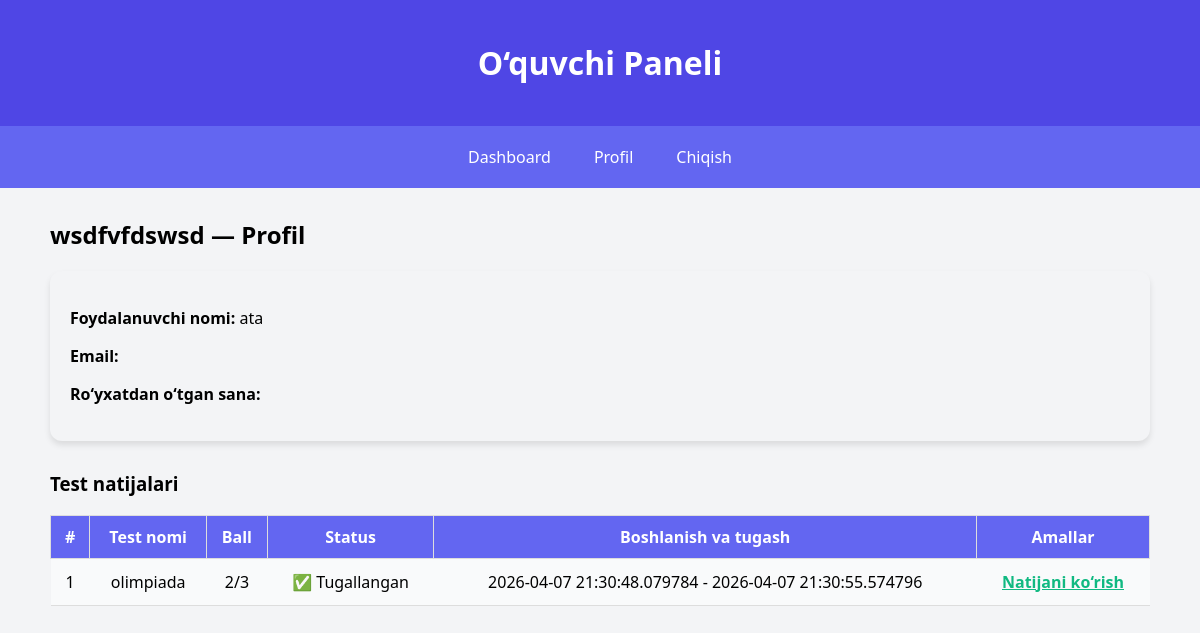
/student/profile (signed in), run on an earlier commit of the app's database.
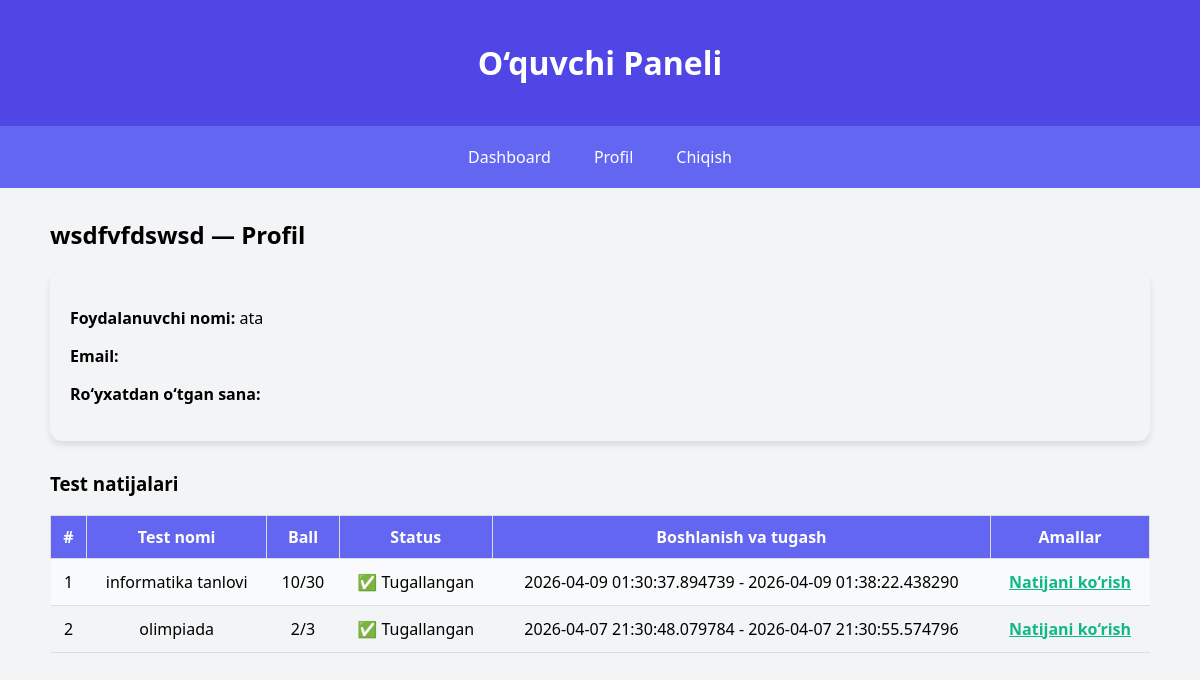
And on a later commit of the database.
### tables this page shows
CREATE TABLE test_results (
        id INTEGER PRIMARY KEY AUTOINCREMENT,
        user_id INTEGER NOT NULL,          
        test_id INTEGER NOT NULL,          
        score INTEGER DEFAULT 0,           
        max_score INTEGER DEFAULT 0,      
        start_time DATETIME,              
        end_time DATETIME,
        completed BOOLEAN DEFAULT 0,                   
        FOREIGN KEY (user_id) REFERENCES users(id),
        FOREIGN KEY (test_id) REFERENCES tests(id)
    );

CREATE TABLE tests (
            id INTEGER PRIMARY KEY AUTOINCREMENT,
            title TEXT NOT NULL,
            duration INTEGER NOT NULL,
            description TEXT NOT NULL,
            test_class INTEGER NOT NULL,
            start_time DATETIME NOT NULL,
            end_time DATETIME NOT NULL
        );

### routes/student.py (the view)
@bp.route('/profile')
def profile():
    if 'user_id' not in session:
        flash("Avval tizimga kiring", "error")
        return redirect(url_for('auth.login'))
    user_id = session['user_id']
    conn = get_db()
    c = conn.cursor()
    c.execute("SELECT * FROM users WHERE id=?", (user_id,))
    user = c.fetchone()
    c.execute("""
        SELECT tr.id AS result_id, tr.test_id, t.title AS test_title,
            tr.score, tr.max_score, tr.completed, tr.start_time, tr.end_time
        FROM test_results tr
        JOIN tests t ON tr.test_id = t.id
        WHERE tr.user_id=?
        ORDER BY tr.end_time DESC
    """, (user_id,))
    test_results = c.fetchall()
    return render_template('student/profile.html', user=user, test_results=test_results)

### routes/student.py (called while the page is built)
def get_db():
    conn = sqlite3.connect('database.db')
    conn.row_factory = sqlite3.Row
    return conn

### templates/student/profile.html (shortened to what this page needs)
{% extends "base.html" %}
{% block content %}
<h2>{{ user['full_name'] }} — Profil</h2>
<div style="margin-bottom: 30px; padding:20px; background:#f3f4f6; border-radius:12px; box-shadow: 0 4px 6px rgba(0,0,0,0.1);">
    <p><strong>Foydalanuvchi nomi:</strong> {{ user['username'] }}</p>
    <p><strong>Email:</strong> {{ user['email'] }}</p>
    <p><strong>Ro‘yxatdan o‘tgan sana:</strong> {{ user['created_at'] }}</p>
</div>
<h3>Test natijalari</h3>
{% if test_results %}
<table style="width:100%; border-collapse: collapse; margin-top:10px;">
    <thead>
        <tr style="background:#2563eb; color:white;">
            <th style="padding:10px; border:1px solid #ddd;">#</th>
            <th style="padding:10px; border:1px solid #ddd;">Test nomi</th>
            <th style="padding:10px; border:1px solid #ddd;">Ball</th>
            <th style="padding:10px; border:1px solid #ddd;">Status</th>
            <th style="padding:10px; border:1px solid #ddd;">Boshlanish va tugash</th>
            <th style="padding:10px; border:1px solid #ddd;">Amallar</th>
        </tr>
    </thead>
    <tbody>
        {% for tr in test_results %}
        <tr style="text-align:center; {% if loop.index0 % 2 == 0 %}background:#f9fafb;{% endif %}">
            <td>{{ loop.index }}</td>
            <td>{{ tr['test_title'] }}</td>
            <td>{{ tr['score'] }}/{{ tr['max_score'] }}</td>
            <td>{% if tr['completed'] %}✅ Tugallangan{% else %}⌛ Jarayonda{% endif %}</td>
            <td>{{ tr['start_time'] }} - {{ tr['end_time'] or "Hali tugamagan" }}</td>
            <td>
                {% if tr['completed'] %}
                    <a href="{{ url_for('student.view_result', test_id=tr['test_id']) }}" style="color:#10b981; font-weight:bold;">Natijani ko‘rish</a>
                {% else %}
                    ⏳ Test davom etmoqda
                {% endif %}
            </td>
        </tr>
        {% endfor %}
    </tbody>
</table>
{% else %}
<p>Hozircha hech qanday test topshirilmadi.</p>
{% endif %}
{% endblock %}

What changed in the data, as far as the page shows it:
added test_results: test_title "informatika tanlovi", score "10", max_score "30", completed "✅ Tugallangan", start_time "2026-04-09 01:30:37.894739", end_time "2026-04-09 01:38:22.438290"
